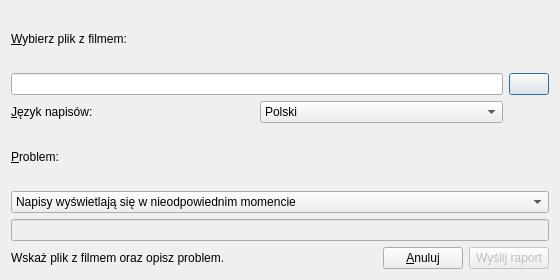
<ui version="4.0" >
 <class>frmReport</class>
 <widget class="QDialog" name="frmReport" >
  <property name="geometry" >
   <rect>
    <x>0</x>
    <y>0</y>
    <width>560</width>
    <height>280</height>
   </rect>
  </property>
  <property name="minimumSize" >
   <size>
    <width>450</width>
    <height>230</height>
   </size>
  </property>
  <property name="windowTitle" >
   <string>Zgłoś niepasujące napisy</string>
  </property>
  <property name="windowIcon" >
   <iconset resource="../res/resources.qrc" >
    <normaloff>:/icon/qnapi.png</normaloff>:/icon/qnapi.png</iconset>
  </property>
  <layout class="QGridLayout" >
   <item row="0" column="0" colspan="2" >
    <widget class="QLabel" name="lbMovieSelect" >
     <property name="text" >
      <string>&amp;Wybierz plik z filmem:</string>
     </property>
     <property name="buddy" >
      <cstring>pbMovieSelect</cstring>
     </property>
    </widget>
   </item>
   <item row="1" column="0" colspan="2" >
    <widget class="QLineEdit" name="leMovieSelect" />
   </item>
   <item row="1" column="2" >
    <widget class="QPushButton" name="pbMovieSelect" >
     <property name="sizePolicy" >
      <sizepolicy vsizetype="Fixed" hsizetype="Fixed" >
       <horstretch>0</horstretch>
       <verstretch>0</verstretch>
      </sizepolicy>
     </property>
     <property name="text" >
      <string/>
     </property>
     <property name="icon" >
      <iconset resource="../res/resources.qrc" >
       <normaloff>:/ui/folder.png</normaloff>:/ui/folder.png</iconset>
     </property>
    </widget>
   </item>
   <item row="2" column="0" >
    <widget class="QLabel" name="lbLanguage" >
     <property name="text" >
      <string>&amp;Język napisów:</string>
     </property>
     <property name="buddy" >
      <cstring>cbLanguage</cstring>
     </property>
    </widget>
   </item>
   <item row="2" column="1" >
    <widget class="QComboBox" name="cbLanguage" >
     <item>
      <property name="text" >
       <string>Polski</string>
      </property>
      <property name="icon" >
       <iconset resource="../res/resources.qrc" >
        <normaloff>:/languages/pl.gif</normaloff>:/languages/pl.gif</iconset>
      </property>
     </item>
     <item>
      <property name="text" >
       <string>Angielski</string>
      </property>
      <property name="icon" >
       <iconset resource="../res/resources.qrc" >
        <normaloff>:/languages/en.gif</normaloff>:/languages/en.gif</iconset>
      </property>
     </item>
    </widget>
   </item>
   <item row="3" column="0" >
    <widget class="QLabel" name="lbProblem" >
     <property name="text" >
      <string>&amp;Problem:</string>
     </property>
     <property name="buddy" >
      <cstring>cbProblem</cstring>
     </property>
    </widget>
   </item>
   <item row="4" column="0" colspan="3" >
    <widget class="QComboBox" name="cbProblem" >
     <item>
      <property name="text" >
       <string>Napisy wyświetlają się w nieodpowiednim momencie</string>
      </property>
     </item>
     <item>
      <property name="text" >
       <string>Napisy są do innego filmu</string>
      </property>
     </item>
     <item>
      <property name="text" >
       <string>Napisy przetłumaczone przez komputerowy translator</string>
      </property>
     </item>
     <item>
      <property name="text" >
       <string>Tylko część napisów</string>
      </property>
     </item>
     <item>
      <property name="text" >
       <string>Inny powód (wpisz poniżej)</string>
      </property>
     </item>
    </widget>
   </item>
   <item row="5" column="0" colspan="3" >
    <widget class="QLineEdit" name="leProblem" >
     <property name="enabled" >
      <bool>false</bool>
     </property>
    </widget>
   </item>
   <item row="6" column="0" colspan="3" >
    <layout class="QHBoxLayout" >
     <item>
      <widget class="QLabel" name="lbAction" >
       <property name="sizePolicy" >
        <sizepolicy vsizetype="Preferred" hsizetype="Expanding" >
         <horstretch>0</horstretch>
         <verstretch>0</verstretch>
        </sizepolicy>
       </property>
       <property name="text" >
        <string>Wskaż plik z filmem oraz opisz problem.</string>
       </property>
      </widget>
     </item>
     <item>
      <widget class="QPushButton" name="pushButton" >
       <property name="sizePolicy" >
        <sizepolicy vsizetype="Fixed" hsizetype="Preferred" >
         <horstretch>0</horstretch>
         <verstretch>0</verstretch>
        </sizepolicy>
       </property>
       <property name="text" >
        <string>&amp;Anuluj</string>
       </property>
      </widget>
     </item>
     <item>
      <widget class="QPushButton" name="pbReport" >
       <property name="enabled" >
        <bool>false</bool>
       </property>
       <property name="sizePolicy" >
        <sizepolicy vsizetype="Fixed" hsizetype="Preferred" >
         <horstretch>0</horstretch>
         <verstretch>0</verstretch>
        </sizepolicy>
       </property>
       <property name="text" >
        <string>Wyślij raport</string>
       </property>
      </widget>
     </item>
    </layout>
   </item>
  </layout>
 </widget>
 <resources>
  <include location="../res/resources.qrc" />
 </resources>
 <connections>
  <connection>
   <sender>pushButton</sender>
   <signal>clicked()</signal>
   <receiver>frmReport</receiver>
   <slot>close()</slot>
   <hints>
    <hint type="sourcelabel" >
     <x>305</x>
     <y>195</y>
    </hint>
    <hint type="destinationlabel" >
     <x>423</x>
     <y>69</y>
    </hint>
   </hints>
  </connection>
 </connections>
</ui>
